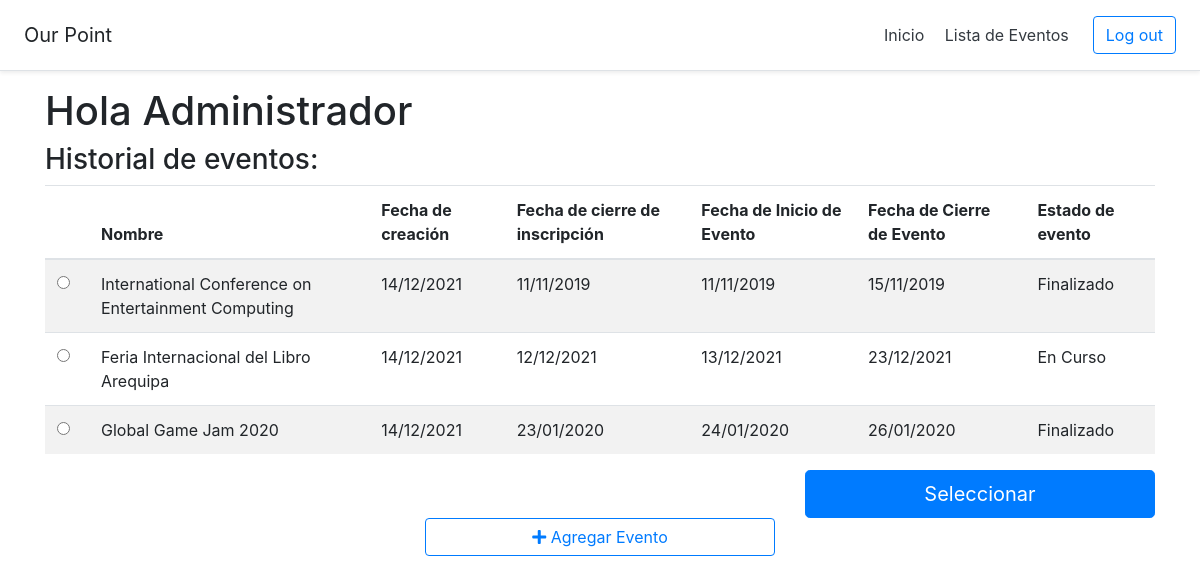
The page /listaEventos (signed in) on the database as committed earlier.
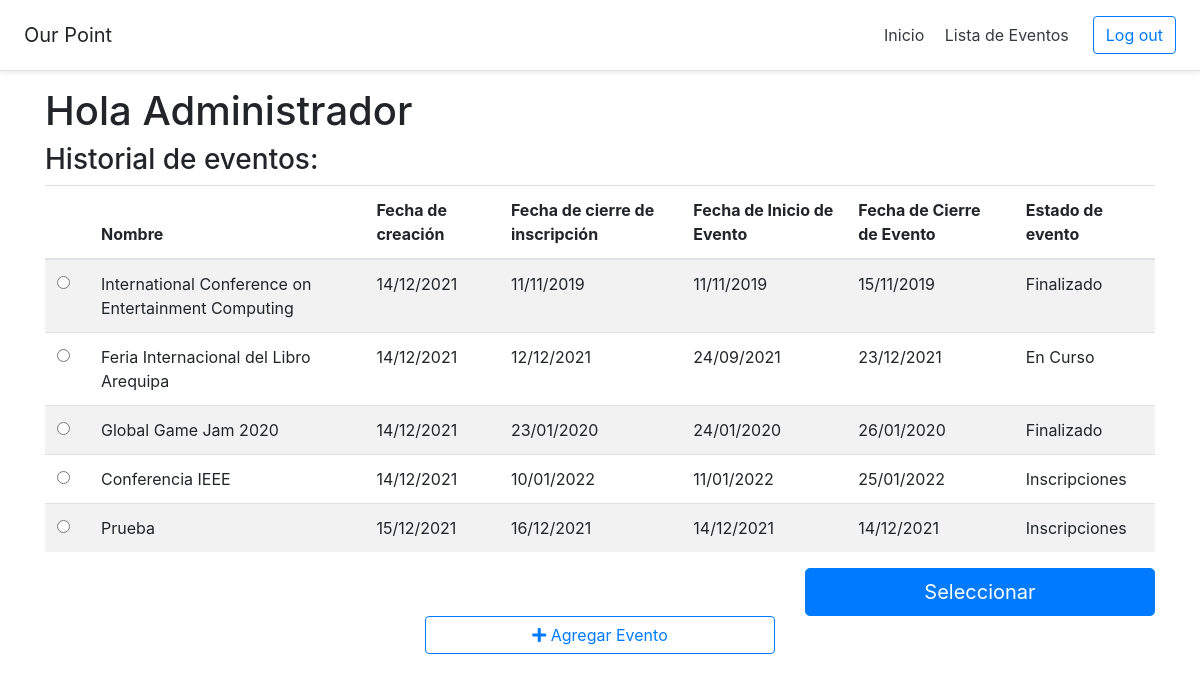
The same page on the database as committed later.
### models.py (models this page shows)
class Usuario(db.Model):
    id = db.Column(db.Integer, primary_key=True)
    tipoUsuario = db.Column(db.String(10), nullable=False)
    tipodoc = db.Column(db.String(10), nullable=True)
    doc = db.Column(db.String(10), nullable=True)
    username = db.Column(db.String(30), unique=True, nullable=False)
    password = db.Column(db.String(30), nullable=False)
    nombre = db.Column(db.String(30), nullable=False)
    email = db.Column(db.String(100), unique=True, nullable=False)
    profesion = db.Column(db.String(30), nullable=True)
    usuarios_eventos = db.relationship('Usuario_Evento', backref='usuario', lazy=True)
    asistencias = db.relationship('Asistencia', backref='usuario', lazy=True)
    materiales = db.relationship('Material_Usuario', backref='usuario', lazy=True)

class Evento(db.Model):
    id = db.Column(db.Integer, primary_key=True)
    nombre = db.Column(db.String(100), nullable=False)
    tipo = db.Column(db.String(100), nullable=False)
    descripcion = db.Column(db.String(130), nullable=False)
    lugar = db.Column(db.String(100), nullable=False)
    estado = db.Column(db.String(20), default="Borrador")
    fechaCreacion = db.Column(db.Date, default=datetime.utcnow)
    fechaPreInscripcion = db.Column(db.Date)
    fechaAprtrInscripcion = db.Column(db.Date)
    fechaLmtDscnto = db.Column(db.Date)
    fechaCierreInscripcion = db.Column(db.Date)
    fechaInicio = db.Column(db.Date)
    fechaFin = db.Column(db.Date)
    cntInscritos = db.Column(db.Integer, default=0)
    cntPreInscritos = db.Column(db.Integer, default=0)
    prcntjDscnto = db.Column(db.Float, default=0)
    plantilla = db.Column(db.Boolean, default=False)
    actividades = db.relationship('Actividad', backref='evento', lazy=True)
    usuarios_eventos = db.relationship('Usuario_Evento', backref='evento', lazy=True)
    movimientos = db.relationship('Movimiento', backref='evento', lazy=True)
    categorias = db.relationship('Categoria', backref='evento', lazy=True)
    paquetes = db.relationship('Paquete', backref='evento', lazy=True)

### app.py (the view)
@app.route('/listaEventos', methods=['POST','GET'])
def listaEventos():
    usuario_evento = Usuario_Evento.query.filter_by(idUsuario = session['idUsuario'])
    usuario = Usuario.query.get_or_404(session['idUsuario'])
    listaIdEventos = []
    for usr_evt in usuario_evento:
        listaIdEventos.append(usr_evt.idEvento)
    datos = []
    plantilla = []
    for idEvt in listaIdEventos:
        evento = Evento.query.get_or_404(idEvt)
        datos.append({
            "id":evento.id,
            "nombre":evento.nombre,
            'fechaCreacion':crearFecha(evento.fechaCreacion,"%d/%m/%Y"),
            'fechaCierreInscripcion':crearFecha(evento.fechaCierreInscripcion,"%d/%m/%Y"),
            'fechaInicioEvento':crearFecha(evento.fechaInicio,"%d/%m/%Y"),
            'fechaCierreEvento':crearFecha(evento.fechaFin,"%d/%m/%Y"),
            'estadoEvento':evento.estado,
            'tipoEvento':evento.tipo,
        })
        if evento.plantilla == True:
            plantilla.append(datos[-1])
    session.pop('idEvento', None)
    lens = {
        "general":len(datos),
        "plantilla":len(plantilla),
    }
    return render_template('SCV-B01VisualizarListaEventosAdmin.html', nombreUsuario=usuario.nombre,general=datos,len = lens,plantilla=plantilla,tipoUsuario="Admin",nombreEvento="Our Point",notShow=True)

### app.py (called while the page is built)
@app.context_processor
def utility_processor():
    return dict()

def crearFecha(date, format):
    str = 'No definida'
    if date != None:
        str = date.strftime(format)
    return str

### templates/SCV-B01VisualizarListaEventosAdmin.html (shortened to what this page needs)
{% extends "Layout.html" %}
{% block body %}
        <h1>Hola {{ nombreUsuario }}</h1>
        <h3>Historial de eventos:</h3>
        <form action="{{url_for('seleccionarevento')}}" method="post">
            <div id="historialEventos">
                <table class="table table-striped">
                    <thead>
                        <tr>
                            <th scope="col"></th>
                            <th scope="col">Nombre</th>
                            <th scope="col">Fecha de creación </th>
                            <th scope="col">Fecha de cierre de inscripción</th>
                            <th scope="col">Fecha de Inicio de Evento</th>
                            <th scope="col">Fecha de Cierre de Evento</th>
                            <th scope="col">Estado de evento</th>
                        </tr>
                    </thead>
                    <tbody>
                        {% for i in range(len.general) %}
                        <tr>
                            <th scope="row">
                                <div class="form-check">
                                    <input class="form-check-input" type="radio" name="selection" value="{{general[i].id}}" >
                                </div>
                            </th>
                            <td >{{general[i].nombre}}</td>
                            <td >{{general[i].fechaCreacion}}</td>
                            <td>{{general[i].fechaCierreInscripcion}}</td>
                            <td>{{general[i].fechaInicioEvento}}</td>
                            <td>{{general[i].fechaCierreEvento}}</td>
                            <td>{{general[i].estadoEvento}}</td>
                        </tr>
                        {% endfor %}
                    </tbody>
                </table>
            </div>
            <div class="row">
                <div class="col-8"></div>
                <div class="col-4">
                    <button id="seleccionarEvento" class="btn btn-primary btn-lg btn-block" type="submit"> Seleccionar</button>
                </div>
            </div>
        </form>
        <div class="row">
            <div class="col-4"></div>
            <div class="col-4">
                <button id="agregarEvento" class="btn btn-outline-primary btn-block" type="button" >
                    <i class="fas fa-plus"></i> Agregar Evento
                </button>
            </div>
            <div class="col-4"></div>
        </div>
{% endblock %}

### templates/Layout.html (shortened to what this page needs)
<!doctype html>
<html lang="en">
    <head>
        <link rel="stylesheet" href="https://cdn.jsdelivr.net/npm/bootstrap@4.6.0/dist/css/bootstrap.min.css">
        <link rel="stylesheet" href="{{ url_for('static', filename='css/extra.css') }}">
        <link rel="stylesheet" href="{{ url_for('static', filename='css/fontawesome.css') }}">
        <link rel="stylesheet" href="{{ url_for('static', filename='css/solid.css') }}">
    </head>
    <div class="d-flex flex-column flex-md-row align-items-center p-3 px-md-4 mb-3 bg-white border-bottom shadow-sm">
        {% if tipoUsuario == 'Visitante'%}
        <h5 class="my-0 mr-md-auto font-weight-normal" style="cursor: pointer;" onclick="window.location='{{url_for('index')}}'">Our Point</h5>
        <nav class="my-2 my-md-0 mr-md-3">
            <a class="p-2 text-dark" href="{{url_for('nosotros')}}" disabled>Nosotros</a>
            <a class="p-2 text-dark" href="{{url_for('index')}}">Eventos</a>
        </nav>
        <a class="btn btn-outline-primary" href="{{ url_for('login') }}">Log in</a>
        <a class="btn btn-outline-primary" href="{{ url_for('register') }}">Sign Up</a>
        {% else %}
            {% if tipoUsuario == 'Participante' %}
                <h5 class="my-0 mr-md-auto font-weight-normal" style="cursor: pointer;" onclick="window.location='{{url_for('index')}}'">{{nombreEvento}}</h5>
                <nav class="my-2 my-md-0 mr-md-3">
                    <a class="p-2 text-dark" href="{{ url_for('index') }}">Inicio</a>
                    <a class="p-2 text-dark" href="{{ url_for('listaEventosParticipante') }}">Mis Eventos</a>                 </nav>
            {% else %}
                {% if notShow == True %}
                    <h5 class="my-0 mr-md-auto font-weight-normal" style="cursor: pointer;" onclick="window.location='{{url_for('listaEventos')}}'">{{nombreEvento}}</h5>
                    <nav class="my-2 my-md-0 mr-md-3">
                        <a class="p-2 text-dark" href="{{ url_for('index') }}">Inicio</a>
                        <a class="p-2 text-dark" href="{{ url_for('listaEventos') }}">Lista de Eventos</a>
                    </nav>
                {% endif %}
            {% endif %}
            <a class="btn btn-outline-primary" href="{{ url_for('logout') }}">Log out</a>
        {% endif %}
    </div>
    <body>
        <div class = "container">
            {% block body %}
            {% endblock %}
        </div>
    </body>
</html>

### static/css/solid.css (style rules this page uses)
.fa, .fas { font-family: 'Font Awesome 5 Free'; font-weight: 900; }

Rows that differ between the two databases and show on the page:
changed Evento "Feria Internacional del Libro Arequipa": fechaInicio "13/12/2021" → "24/09/2021"
added Evento: nombre "Conferencia IEEE", fechaCreacion "14/12/2021", fechaCierreInscripcion "10/01/2022", fechaInicio "11/01/2022", fechaFin "25/01/2022", estado "Inscripciones"
added Evento: nombre "Prueba", general "15/12/2021", fechaCierreInscripcion "16/12/2021", general "14/12/2021", estado "Inscripciones"
